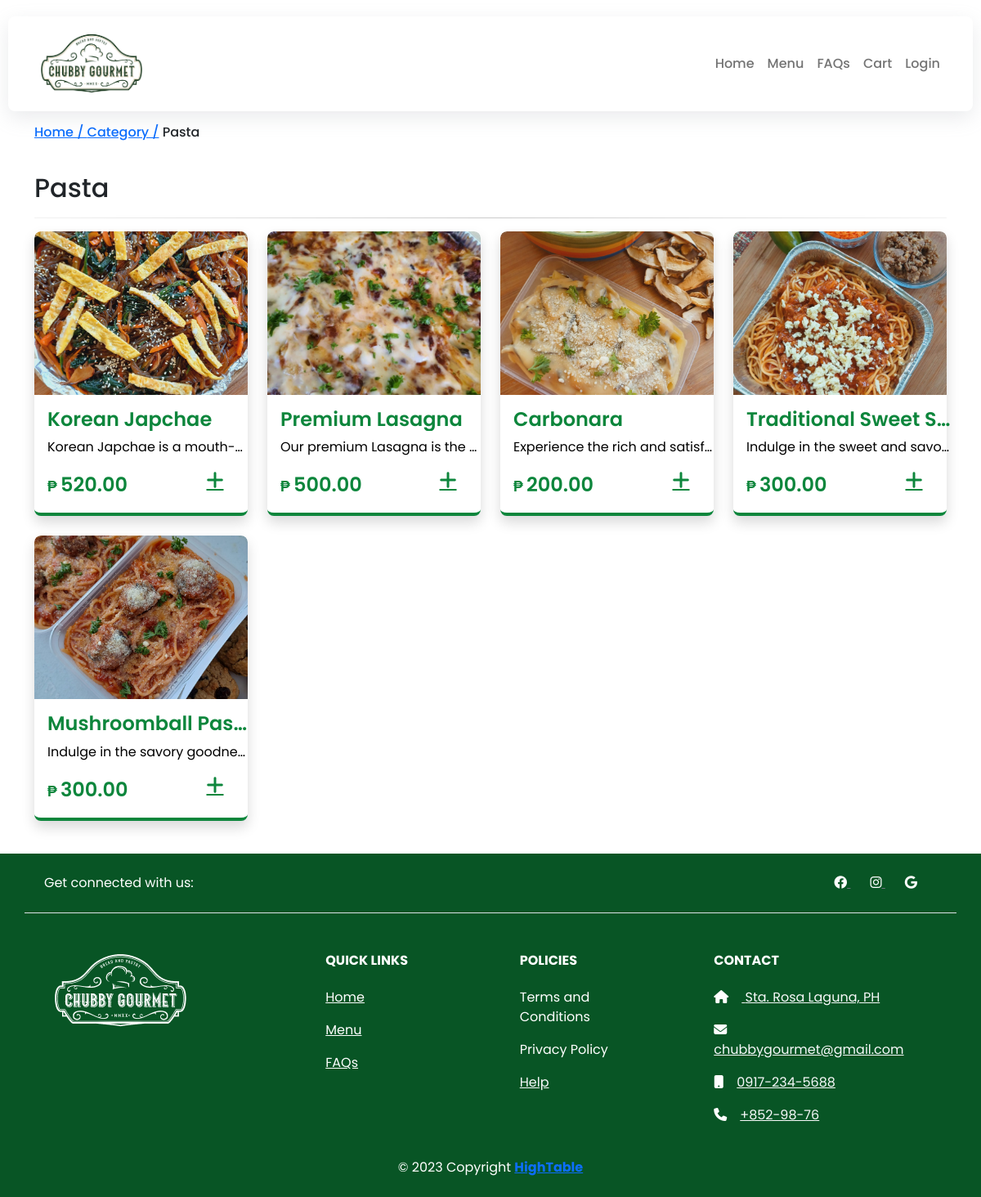
/products.php?category=pasta, run on the app's committed database.
### tables this page shows
CREATE TABLE `category` (
  `id` int(11) NOT NULL,
  `category_name` varchar(191) NOT NULL,
  `slug` varchar(191) NOT NULL,
  `category_desc` mediumtext NOT NULL,
  `category_image` varchar(191) NOT NULL,
  `status` tinyint(4) NOT NULL DEFAULT 0,
  `category_popular` tinyint(4) NOT NULL DEFAULT 0,
  `meta_title` varchar(191) NOT NULL,
  `meta_description` mediumtext NOT NULL,
  `meta_keywords` mediumtext NOT NULL,
  `created_at` timestamp NOT NULL DEFAULT current_timestamp(),
  `updated_at` timestamp NOT NULL DEFAULT current_timestamp()
);

CREATE TABLE `products` (
  `id` int(11) NOT NULL,
  `category_id` int(11) NOT NULL,
  `name` varchar(191) NOT NULL,
  `slug` varchar(191) NOT NULL,
  `small_description` mediumtext NOT NULL,
  `description` mediumtext NOT NULL,
  `original_price` decimal(10,2) NOT NULL,
  `selling_price` decimal(10,2) NOT NULL,
  `image` varchar(191) NOT NULL,
  `qty` int(11) NOT NULL,
  `sold` int(11) NOT NULL,
  `status` tinyint(4) NOT NULL,
  `popular` tinyint(4) NOT NULL,
  `created_at` timestamp NOT NULL DEFAULT current_timestamp(),
  `updated_at` timestamp NOT NULL DEFAULT current_timestamp()
);

### functions/userfunctions.php (called while the page is built, shortened)
<?php
include('config/dbcon.php');
function getSlugActive($table, $slug){
    global $con;
    $query = "SELECT * FROM $table WHERE slug='$slug' AND status='0' LIMIT 1";
    return $query_run = mysqli_query($con, $query);
}
function getProdByCategory($category_id){
    global $con;
    $query = "SELECT * FROM products WHERE category_id='$category_id' AND status='0'";
    return $query_run = mysqli_query($con, $query);
}
?>

### products.php (the view, shortened to what this page needs)
<?php
include('functions/userfunctions.php');
include('includes/header.php');
if(isset($_GET['category']))
{
    $category_slug = $_GET['category'];
    $category_data = getSlugActive("category",$category_slug);
    $category = mysqli_fetch_array($category_data);
    if($category)
    {
        $cid = $category['id'];
        ?>
        <div class="py-3">
            <div class="container">
                <h6>
                    <a href="index.php">Home / </a>
                    <a href="category.php">Category /</a>
                    <?= $category['category_name']; ?></h6>
            </div>
        </div>
        <div class="py-3">
            <div class="container">
                <div class="row">
                    <div class="col-md-12">
                        <h2><?= $category['category_name']; ?></h2>
                        <hr>
                        <div class="productRow row">
                            <?php
                                $products = getProdByCategory($cid);
                                if(mysqli_num_rows($products) > 0){
                                    foreach($products as $item){
                                        ?>
                                            <div class="col-md-3 mb-4">
                                                    <div class="productCard card shadow">
                                                        <div class="productImage">
                                                            <img src="uploads/<?= $item['image']; ?>" alt="Product Image" class="w-100">
                                                        </div>
                                                        <div class="card-body">
                                                            <h4 class="productName"><?= $item['name']; ?></h4>
                                                                <p><?= $item['description']; ?></p>
                                                                <span class="price"><span class="pesoSign">₱ </span><?= $item['selling_price']; ?></span>
                                                                <a id="<?php echo $item['id'] ?>" class="viewBtn fa-solid fa-plus"></a>
                                                            </div>
                                                    </div>
                                            </div>
                                        <?php
                                    }
                                }
                            ?>
                        </div>
                    </div>
                </div>
            </div>
        </div>
    <?php }
} ?>
<?php
include('includes/footer.php');  ?>

### includes/header.php (shortened to what this page needs)
<!doctype html>
<html lang="en">
  <head>
    <link href="assets/css/bootstrap.min.css?v=<?php echo time() ?>" rel="stylesheet">
    <link href="assets/css/design.css?v=<?php echo time() ?>" type="text/css" rel="stylesheet">
    <link href="assets/css/custom.css" rel="stylesheet">
    <link rel="stylesheet" href="https://cdnjs.cloudflare.com/ajax/libs/font-awesome/6.2.0/css/all.min.css">
    <link href="assets/css/owl.theme.default.min.css" rel="stylesheet">
    <link href="assets/css/owl.carousel.min.css" rel="stylesheet">
    <link rel="stylesheet" href="https://cdnjs.cloudflare.com/ajax/libs/font-awesome/4.7.0/css/font-awesome.min.css">
    <link href="https://unpkg.com/aos@2.3.1/dist/aos.css" rel="stylesheet">
    <link rel="stylesheet" href="//cdn.jsdelivr.net/npm/alertifyjs@1.13.1/build/css/alertify.min.css"/>
    <link rel="stylesheet" href="//cdn.jsdelivr.net/npm/alertifyjs@1.13.1/build/css/themes/bootstrap.min.css"/>
  </head>
  <body>
    <?php include('navbar.php');  ?>

### includes/navbar.php (shortened to what this page needs)
<?php
$page = substr($_SERVER['SCRIPT_NAME'], strrpos($_SERVER['SCRIPT_NAME'],"/")+1);
?>
<nav class="navbar navbar-expand-lg navbar-light sticky-top bg-white">
  <div class="container">
    <a href="index.php"><img src="assets/images/chubbygourmet.png" class="cgLogo" alt="Chubby Gourmet Logo"></a>
    <div class="collapse navbar-collapse" id="navbarNavAltMarkup">
      <div class="navbarList navbar-nav ms-auto">
        <a class="nav-link <?= $page == "index.php"? 'active':''; ?>" href="index.php">Home</a>
        <a class="nav-link <?= $page == "category.php"? 'active':''; ?>" href="category.php">Menu</a>
        <a class="nav-link <?= $page == "faqs.php"? 'active':''; ?>" href="faqs.php">FAQs</a>
        <a class="nav-link <?= $page == "cart.php"? 'active':''; ?>" href="cart.php">Cart</a>
        <?php
          if(isset($_SESSION['auth'])){
            ?>
              <li class="nav-item dropdown">
                <a class="nav-link dropdown-toggle" href="#" role="button" data-bs-toggle="dropdown" aria-expanded="false">
                  <?= $_SESSION['auth_user']['first_name']?>
                </a>
                <ul class="dropdown-menu">
                  <li>
                    <a class="dropdown-item" href="my-orders.php" class="btn btn-primary">My Orders</a>
                  </li>
                  <li><a class="dropdown-item" href="my-profile.php">My Profile</a></li>
                  <li><a class="dropdown-item" href="logout.php">Logout</a></li>
                </ul>
              </li>
            <?php
          }
          else{
            ?>
            <a class="nav-link <?= $page == "login.php"? 'active':''; ?>" href="login.php">Login</a>
            <?php
          }
           ?>
      </div>
    </div>
  </div>
</nav>

### includes/footer.php (shortened to what this page needs)
<footer class="text-center text-lg-start text-muted">
  <section class="container d-flex justify-content-center justify-content-lg-between p-4 border-bottom">
    <div class="me-5 d-none d-lg-block">
      <span>Get connected with us:</span>
    </div>
    <div>
      <a href="https://www.facebook.com/chubbygourmet/" class="me-4 link-secondary" target="_blank">
        <i class="fab fa-facebook-f"></i>
      </a>
      <a href="https://www.instagram.com/chubby_gourmet/?fbclid=IwAR0ZqFa8j255NXBCpPWukIiKkMkvLJZeVyhSHy9jpgFDvXG3rH5oXY2nkEg" class="me-4 link-secondary" target="_blank">
        <i class="fab fa-instagram"></i>
      </a>
      <a href="mailto:chubbygourmet@gmail.com" class="me-4 link-secondary">
        <i class="fab fa-google"></i>
      </a>
    </div>
  </section>
  <section class="">
    <div class="container footer-content text-center text-md-start mt-5">
      <div class="row mt-3">
        <div class="col-md-3 col-lg-4 col-xl-3 mx-auto mb-4">
          <img src="assets/images/cgwhiteoutline.png">
        </div>
        <div class="col-md-2 col-lg-2 col-xl-2 mx-auto mb-4">
          <h6 class="text-uppercase fw-bold mb-4">
            Quick Links
          </h6>
          <p>
            <a href="index.php" class="text-reset">Home</a>
          </p>
          <p>
            <a href="category.php" class="text-reset">Menu</a>
          </p>
          <p>
            <a href="faqs.php" class="text-reset">FAQs</a>
          </p>
        </div>
        <div class="col-md-3 col-lg-2 col-xl-2 mx-auto mb-4">
          <h6 class="text-uppercase fw-bold mb-4">
            Policies
          </h6>
          <p>
            <a style="cursor:pointer;" data-bs-toggle="modal" data-bs-target="#terms">Terms and Conditions</a>
          </p>
          <p>
            <a style="cursor:pointer;" data-bs-toggle="modal" data-bs-target="#data-privacy">Privacy Policy</a>
          </p>
          <a class="text-light" href="mailto:chubbygourmet@gmail.com">
            Help
          </a>
        </div>
        <div class="col-md-4 col-lg-3 col-xl-3 mx-auto mb-md-0 mb-4">
          <h6 class="text-uppercase fw-bold mb-4">Contact</h6>
          <p>
            <a class="text-light" href="https://www.google.com/maps/place/Chubby+Gourmet/@14.2669199,121.0689595,17z/data=!4m12!1m6!3m5!1s0x0:0xfdaa944833f8d521!2sChubby+Gourmet!8m2!3d14.2667779!4d121.069055!3m4!1s0x0:0xfdaa944833f8d521!8m2!3d14.2667779!4d121.069055" target="_blank">
              <i class="fas fa-home me-3 "></i> Sta. Rosa Laguna, PH</a>
          </p>
          <p>
          <a class="text-light" href="mailto:chubbygourmet@gmail.com">
            <i class="fas fa-envelope me-3 "></i>chubbygourmet@gmail.com
          </a>
          </p>
          <p><a class="text-light" href="tel:0917-234-5688"><i class="fas fa-mobile me-3"></i>0917-234-5688</a></p>
          <p><a class="text-light" href="tel:+852-98-76"><i class="fas fa-phone me-3 "></i>+852-98-76</a></p>
        </div>
      </div>
    </div>
  </section>
  <div class="text-center p-4 text-white">
    © 2023 Copyright
    <a class="fw-bold">HighTable</a>
  </div>
</footer>
    </body>
</html>

### assets/css/design.css (style rules this page uses)
* { font-family: 'Poppins', sans-serif; padding: 0; margin: 0; }
a { text-decoration: none; color: #0d863c; }
hr { border: 0; height: 1px; background: #333; background-image: linear-gradient(to right, #ccc, #333, #ccc); }
.navbar { box-shadow: rgba(149, 157, 165, 0.2) 0px 8px 24px; margin:20px 10px 0 10px; border-radius: .5rem; }
.cgLogo { width: 140px; height: 100px; }
.navbarList { font-weight:500; }
footer { background-color: #085525; }
footer .container, footer .container i { color: #fff; }
footer .footer-content i { color: #fff; }
.productCard { color: #0d863c; border-bottom: .3rem solid #0d863c; }
.productCard img { border-top-left-radius: 0.5rem; border-top-right-radius: 0.5rem; max-width: 750px; height: 200px; object-fit: cover; transition: .5s ease; }
.productName { font-weight: 600; max-width: 1000px; white-space: nowrap; width: 250px; overflow: hidden; text-overflow: ellipsis; }
.productCard .card-body p { max-width: 500px; color: #000; white-space: nowrap; width: 250px; overflow: hidden; text-overflow: ellipsis; }
.productCard .card-body span { font-size: 1.5rem; font-weight: 600; }
.productCard .card-body .pesoSign { font-size: 1.1rem; }
.productCard .card-body .fa-plus,.productCard .card-body .fa-eye { position: absolute; bottom:1rem; right: 1rem; height: 3rem; width: 3rem; line-height: 3.1rem; text-align: center; font-size: 1.5rem; background: #fff; border-radius: 50%; color:#0d863c; }
.productImage { border-top-left-radius: 0.5rem; border-top-right-radius: 0.5rem; overflow: hidden; }
.productRow { min-height: calc(50vh - 40px); }

### data on the page
category: category_name "Pasta"
products: image (picture), name "Korean Japchae", description "Korean Japchae is a mouth-…", selling_price "520.00"
products: image (picture), name "Premium Lasagna", description "Our premium Lasagna is the…", selling_price "500.00"
products: image (picture), name "Carbonara", description "Experience the rich and satisf…", selling_price "200.00"
products: image (picture), name "Traditional Sweet S…", description "Indulge in the sweet and savo…", selling_price "300.00"
products: image (picture), name "Mushroomball Pas…", description "Indulge in the savory goodne…", selling_price "300.00"
